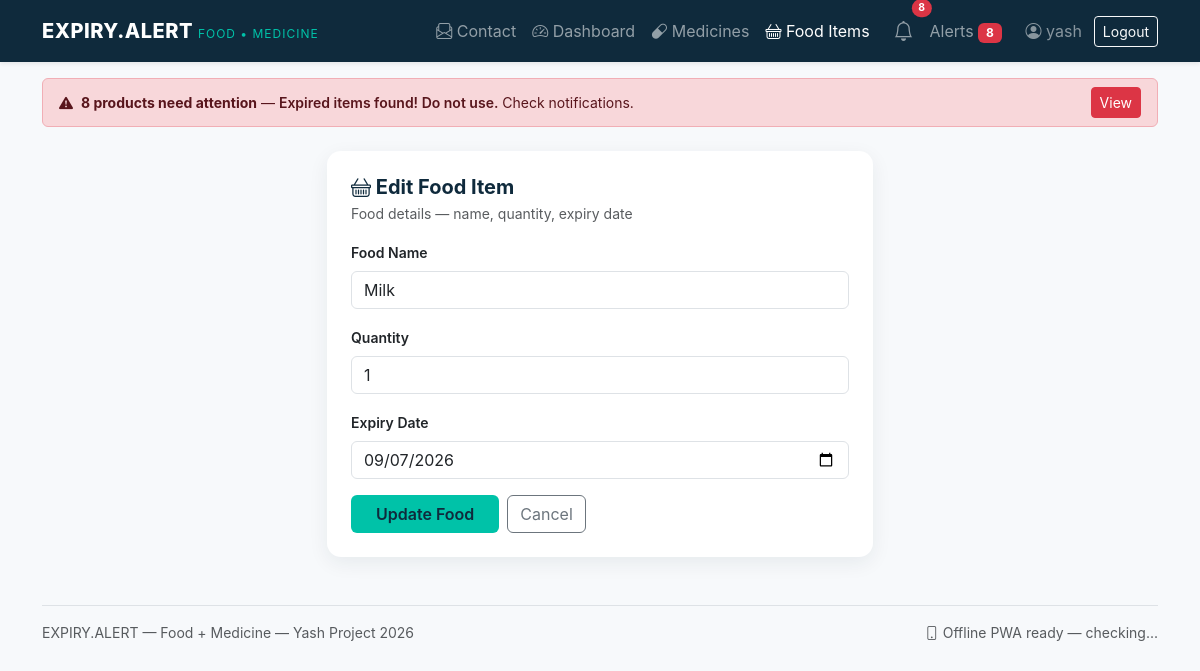
Screenshot of /foods/edit/1/ (signed in) with the database file from the repository.
### tracker/models.py (models this page shows, shortened)
class FoodItem(models.Model):
    user = models.ForeignKey(User, on_delete=models.CASCADE, related_name='food_items')
    name = models.CharField(max_length=100)
    quantity = models.PositiveIntegerField(help_text="e.g. 2 kg / 5 packets")
    expiry_date = models.DateField()
    created_at = models.DateTimeField(auto_now_add=True)
    updated_at = models.DateTimeField(auto_now=True)
    class Meta:
        ordering = ['expiry_date']
        verbose_name = "Food Item"
        verbose_name_plural = "Food Items"
    @property
    def days_until_expiry(self):
        return (self.expiry_date - date.today()).days
    @property
    def status(self):
        days = self.days_until_expiry
        if days < 0:
            return "Expired"
        elif days <= 7:
            return "Expiring Soon"
        else:
            return "Safe"

### tracker/views.py (the view)
# urls.py: path('foods/edit/<int:pk>/', views.food_edit, name='food_edit'),
@login_required
def food_edit(request, pk):
    food = get_object_or_404(FoodItem, pk=pk, user=request.user)
    if request.method == 'POST':
        form = FoodForm(request.POST, instance=food)
        if form.is_valid():
            form.save()
            messages.success(request, f"Food '{food.name}' updated.")
            return redirect('food_list')
    else:
        form = FoodForm(instance=food)
    return render(request, 'tracker/food_form.html', {'form': form, 'title': 'Edit Food Item', 'btn': 'Update Food'})

### tracker/forms.py
class FoodForm(forms.ModelForm):
    class Meta:
        model = FoodItem
        fields = ['name', 'quantity', 'expiry_date']
        widgets = {
            'name': forms.TextInput(attrs={'class': 'form-control', 'placeholder': 'e.g. Milk, Bread, Rice'}),
            'quantity': forms.NumberInput(attrs={'class': 'form-control', 'placeholder': 'e.g. 2', 'min': '1'}),
            'expiry_date': forms.DateInput(attrs={'class': 'form-control', 'type': 'date'}),
        }
        labels = {
            'name': 'Food Name',
            'quantity': 'Quantity',
            'expiry_date': 'Expiry Date',
        }

### tracker/models.py (called while the page is built)
    @property
    def days_until_expiry(self):
        return (self.expiry_date - date.today()).days

    @property
    def status(self):
        days = self.days_until_expiry
        if days < 0:
            return "Expired"
        elif days <= 7:
            return "Expiring Soon"
        else:
            return "Safe"

### templates/tracker/food_form.html (shortened to what this page needs)
{% extends 'base.html' %}
{% block content %}
<div class="row justify-content-center">
  <div class="col-md-7 col-lg-6">
    <div class="card p-4">
      <h5 class="fw-bold mb-1" style="color:#0f2a3c;"><i class="bi bi-basket"></i> {{ title }}</h5>
      <p class="small text-muted mb-3">Food details — name, quantity, expiry date</p>
      <form method="post" novalidate>
        {% for field in form %}
          <div class="mb-3">
            <label class="form-label small fw-semibold">{{ field.label }}</label>
            {{ field }}
          </div>
        {% endfor %}
        <div class="d-flex gap-2">
          <button type="submit" class="btn btn-teal px-4">{{ btn }}</button>
          <a href="{% url 'food_list' %}" class="btn btn-outline-secondary">Cancel</a>
        </div>
      </form>
    </div>
  </div>
</div>
{% endblock %}

### templates/base.html (shortened to what this page needs)
<!doctype html>
<html lang="en">
<head>
  <link href="https://cdn.jsdelivr.net/npm/bootstrap@5.3.3/dist/css/bootstrap.min.css" rel="stylesheet">
  <link rel="stylesheet" href="https://cdn.jsdelivr.net/npm/bootstrap-icons@1.11.3/font/bootstrap-icons.css">
  {% load static %}
  <link rel="stylesheet" href="{% static 'css/style.css' %}">
</head>
<body>
<nav class="navbar navbar-expand-lg navbar-dark sticky-top shadow-sm">
  <div class="container">
    <a class="navbar-brand" href="{% url 'home' %}">EXPIRY.ALERT <span>FOOD • MEDICINE</span></a>
    <div class="collapse navbar-collapse" id="nav">
      <ul class="navbar-nav ms-auto align-items-lg-center">
        {% if user.is_authenticated %}
          <li class="nav-item"><a class="nav-link" href="{% url 'contact' %}"><i class="bi bi-envelope-paper"></i> Contact</a></li>
          <li class="nav-item"><a class="nav-link {% if request.resolver_match.url_name == 'dashboard' %}active{% endif %}" href="{% url 'dashboard' %}"><i class="bi bi-speedometer2"></i> Dashboard</a></li>
          <li class="nav-item"><a class="nav-link {% if 'medicine' in request.resolver_match.url_name %}active{% endif %}" href="{% url 'medicine_list' %}"><i class="bi bi-capsule"></i> Medicines</a></li>
          <li class="nav-item"><a class="nav-link {% if 'food' in request.resolver_match.url_name %}active{% endif %}" href="{% url 'food_list' %}"><i class="bi bi-basket"></i> Food Items</a></li>
          <li class="nav-item dropdown ms-lg-2">
            <a class="nav-link position-relative" href="#" role="button" data-bs-toggle="dropdown" aria-expanded="false">
              <i class="bi bi-bell fs-5"></i>
              {% if notif_unread_count > 0 %}
                <span class="position-absolute top-0 start-100 translate-middle badge rounded-pill bg-danger" style="font-size:0.65rem;">{{ notif_unread_count }}</span>
              {% endif %}
            </a>
          </li>
          <li class="nav-item"><a class="nav-link position-relative" href="{% url 'notification_list' %}">Alerts{% if notif_unread_count > 0 %} <span class="badge bg-danger">{{ notif_unread_count }}</span>{% endif %}</a></li>
          <li class="nav-item ms-lg-2"><span class="nav-link text-white-50"><i class="bi bi-person-circle"></i> {{ user.username }}</span></li>
          <li class="nav-item ms-lg-1">
            <form method="post" action="{% url 'logout' %}" class="d-inline">
              <button type="submit" class="btn btn-outline-light btn-sm">Logout</button>
            </form>
          </li>
        {% else %}
          <li class="nav-item"><a class="nav-link" href="{% url 'contact' %}">Contact</a></li>
          <li class="nav-item"><a class="nav-link" href="{% url 'login' %}">Login</a></li>
          <li class="nav-item ms-lg-2"><a class="btn btn-teal btn-sm px-3" href="{% url 'register' %}">Register</a></li>
        {% endif %}
      </ul>
    </div>
  </div>
</nav>
{% if user.is_authenticated and notif_unread_count > 0 %}
<div class="container pt-3">
  <div class="alert {% if notif_has_critical %}alert-danger{% else %}alert-warning{% endif %} d-flex justify-content-between align-items-center py-2 px-3 mb-0" role="alert">
    <div class="small">
      <i class="bi bi-exclamation-triangle-fill me-1"></i>
      <strong>{{ notif_unread_count }} product{{ notif_unread_count|pluralize }} need{{ notif_unread_count|pluralize:"s," }} attention</strong>
      — {% if notif_has_critical %}<span class="fw-semibold">Expired items found! Do not use.</span>{% else %}Some items expiring within 7 days.{% endif %}
      <span class="d-none d-md-inline"> Check notifications.</span>
    </div>
    <a href="{% url 'notification_list' %}" class="btn btn-sm {% if notif_has_critical %}btn-danger{% else %}btn-warning{% endif %}">View</a>
  </div>
</div>
{% endif %}
<main class="container py-4">
  {% block content %}{% endblock %}
</main>
<footer class="container py-4 text-center text-muted small">
  <div class="border-top pt-3 d-flex flex-column flex-md-row justify-content-between align-items-center gap-2">
    <span>EXPIRY.ALERT — Food + Medicine — Yash Project 2026</span>
    <span><i class="bi bi-phone"></i> Offline PWA ready — <span id="pwa-status" class="text-muted">checking...</span> </span>
  </div>
</footer>
</body>
</html>

### static/css/style.css (style rules this page uses)
:root { --navy: #0f2a3c; --teal: #00c2a8; --orange: #ff6b35; --amber: #ffc857; --light: #f7f9fb; }
body { background: var(--light); font-family: 'Inter', system-ui, -apple-system, sans-serif; }
.navbar { background: var(--navy) !important; }
.navbar-brand { font-weight: 800; letter-spacing: 0.5px; }
.navbar-brand span { color: var(--teal); font-weight: 400; font-size: 0.75rem; letter-spacing: 1px; }
.btn-teal { background: var(--teal); color: #0f2a3c; font-weight: 600; }
.card { border: none; border-radius: 14px; box-shadow: 0 6px 20px rgba(15,42,60,0.07); }

### rows the page displays
FoodItem: form "Milk" "1" "09/07/2026"

### other values shown
{{ notif_unread_count }} "8"
{{ user.username }} "yash"
{{ title }} "Edit Food Item"
{{ field.label }} "Food Name" "Quantity" "Expiry Date"
{{ btn }} "Update Food"
